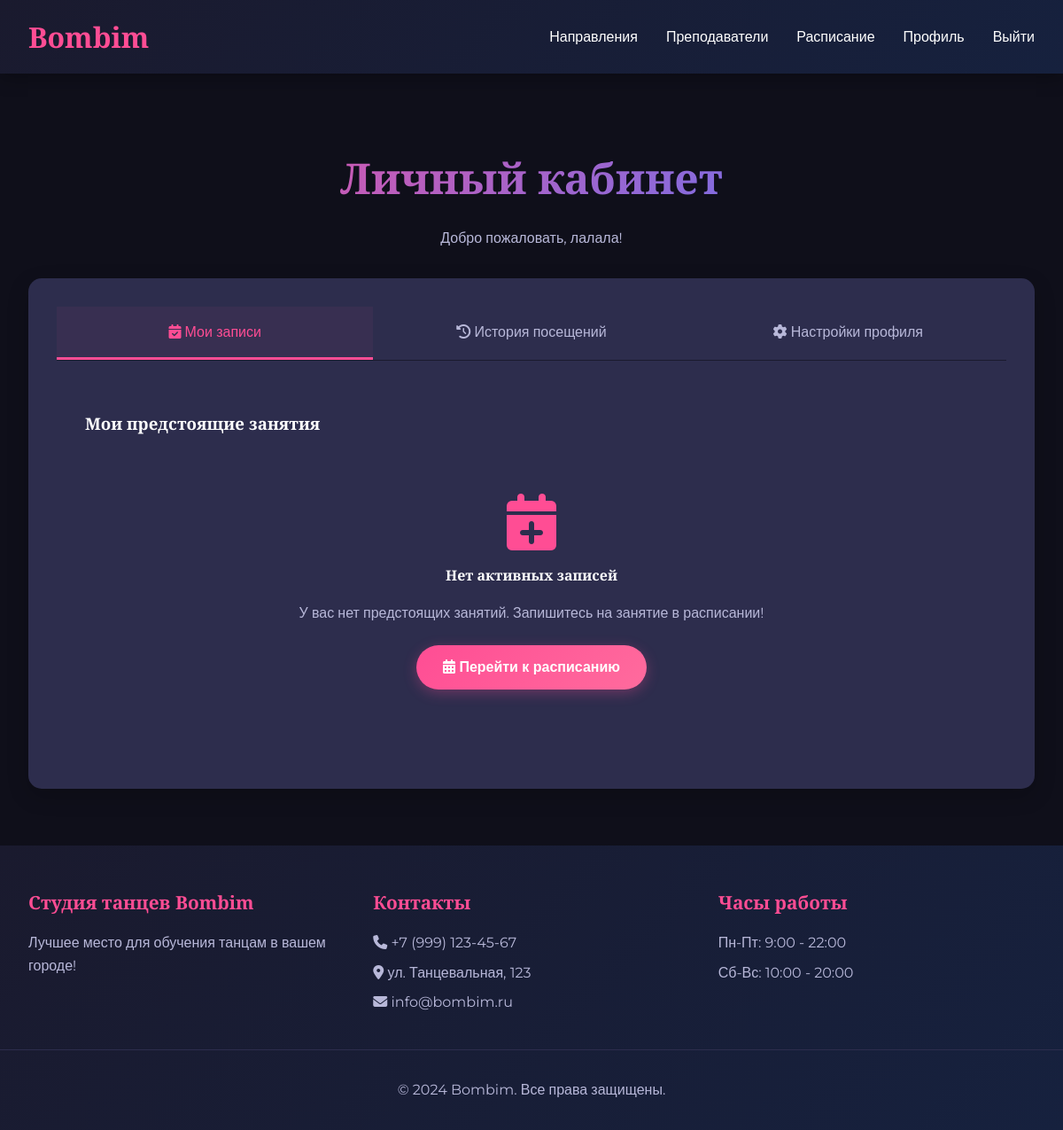
Before: /profile/ (signed in) with the older database file.
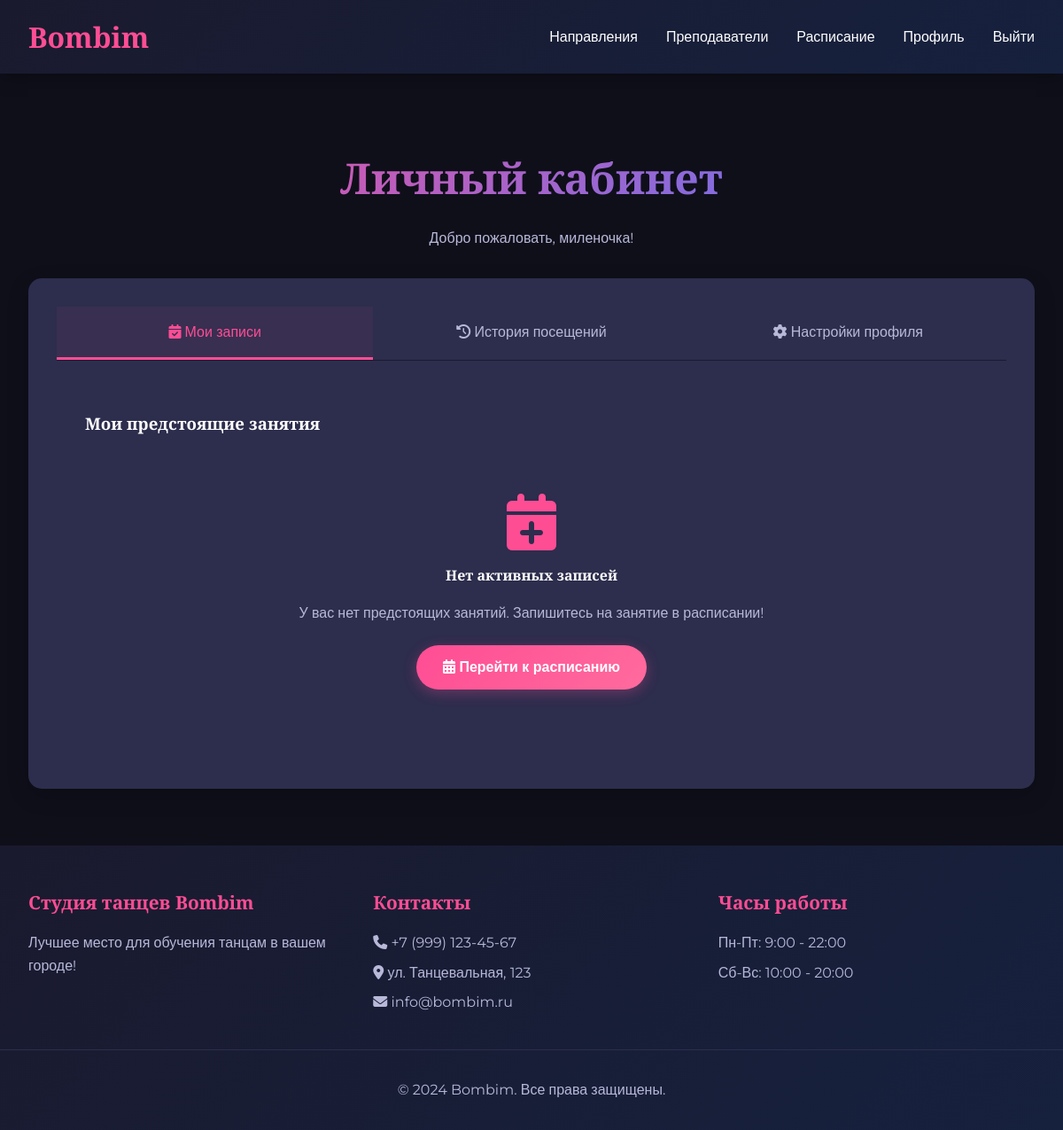
After: the same page with the newer database file.
### main/models.py (models this page shows, shortened)
class User(AbstractUser):
    ROLE_CHOICES = (
        ('client', 'Клиент'),
        ('trainer', 'Хореограф'),
        ('admin', 'Администратор'),
    )
    role = models.CharField(max_length=10, choices=ROLE_CHOICES, default='client')
    phone = models.CharField(max_length=20, unique=True)
    birth_date = models.DateField(null=True, blank=True)
    email = models.EmailField(unique=True)
    first_name = models.CharField(max_length=30)
    last_name = models.CharField(max_length=30)

### main/views.py (the view, shortened to what this page needs)
# urls.py: path('profile/', views.profile_view, name='profile'),
@login_required
def profile_view(request):
    if request.user.role != 'client':
        return HttpResponseForbidden()
    tab = request.GET.get('tab', 'bookings')
    active_bookings = Booking.objects.filter(
        client=request.user,
        status='booked',
        class_date__gte=timezone.now().date()  # только будущие занятия
    ).select_related('schedule', 'schedule__dance_style', 'schedule__trainer', 'schedule__trainer__user').order_by(
        'class_date', 'schedule__start_time')
    history_bookings = Booking.objects.filter(
        client=request.user
    ).exclude(status='booked').select_related('schedule', 'schedule__dance_style', 'schedule__trainer',
                                              'schedule__trainer__user').order_by('-booking_date')
    context = {
        'tab': tab,
        'active_bookings': active_bookings,
        'history_bookings': history_bookings
    }
    return render(request, 'main/profile.html', context)

### templates/main/profile.html (shortened to what this page needs)
{% extends 'main/base.html' %}
{% block content %}
<section class="mt-5">
    <h1 class="text-center">Личный кабинет</h1>
    <p class="text-center" style="color: var(--text-secondary); margin-bottom: 2rem;">
        Добро пожаловать, {{ user.first_name }}!
    </p>
    <div class="card">
        <div style="display: flex; border-bottom: 1px solid var(--bg-secondary); flex-wrap: wrap;">
            <a href="?tab=bookings" class="tab-link {% if tab == 'bookings' %}active{% endif %}">
                <i class="fas fa-calendar-check"></i> Мои записи
            </a>
            <a href="?tab=history" class="tab-link {% if tab == 'history' %}active{% endif %}">
                <i class="fas fa-history"></i> История посещений
            </a>
            <a href="?tab=settings" class="tab-link {% if tab == 'settings' %}active{% endif %}">
                <i class="fas fa-cog"></i> Настройки профиля
            </a>
        </div>
        <div class="tab-content">
            {% if tab == 'bookings' %}
            <div class="mt-3">
                <h3>Мои предстоящие занятия</h3>
                {% if active_bookings %}
                <div class="bookings-table">
                    {% for booking in active_bookings %}
                    <div class="booking-item">
                        <div class="booking-date">
                            <strong>{{ booking.class_date|date:"d.m.Y" }}</strong>
                            <div class="day-name">
                                {% if booking.class_date.weekday == 0 %}Понедельник
                                {% elif booking.class_date.weekday == 1 %}Вторник
                                {% elif booking.class_date.weekday == 2 %}Среда
                                {% elif booking.class_date.weekday == 3 %}Четверг
                                {% elif booking.class_date.weekday == 4 %}Пятница
                                {% elif booking.class_date.weekday == 5 %}Суббота
                                {% elif booking.class_date.weekday == 6 %}Воскресенье
                                {% endif %}
                            </div>
                        </div>
                        <div class="booking-time">
                            {{ booking.schedule.start_time }} - {{ booking.schedule.end_time }}
                        </div>
                        <div class="booking-style">
                            <strong>{{ booking.schedule.dance_style.name }}</strong>
                        </div>
                        <div class="booking-trainer">
                            <i class="fas fa-user"></i> {{ booking.schedule.trainer.user.get_full_name }}
                        </div>
                        <div class="booking-status">
                            <span class="status-badge booked">Записан</span>
                        </div>
                        <div class="booking-actions">
                            <button class="btn btn-outline"
                                    onclick="cancelBooking({{ booking.id }}, this)">
                                Отменить запись
                            </button>
                        </div>
                    </div>
                    {% endfor %}
                </div>
                {% else %}
                <div class="text-center" style="padding: 3rem;">
                    <i class="fas fa-calendar-plus fa-4x" style="color: var(--accent-primary); margin-bottom: 1rem;"></i>
                    <h4>Нет активных записей</h4>
                    <p style="color: var(--text-secondary); margin-bottom: 1.5rem;">
                        У вас нет предстоящих занятий. Запишитесь на занятие в расписании!
                    </p>
                    <a href="{% url 'schedule' %}" class="btn btn-primary">
                        <i class="fas fa-calendar-alt"></i> Перейти к расписанию
                    </a>
                </div>
                {% endif %}
            </div>
            {% endif %}
        </div>
    </div>
</section>
{% endblock %}

Changed rows visible on the page:
changed User: first_name "лалала" → "миленочка"
